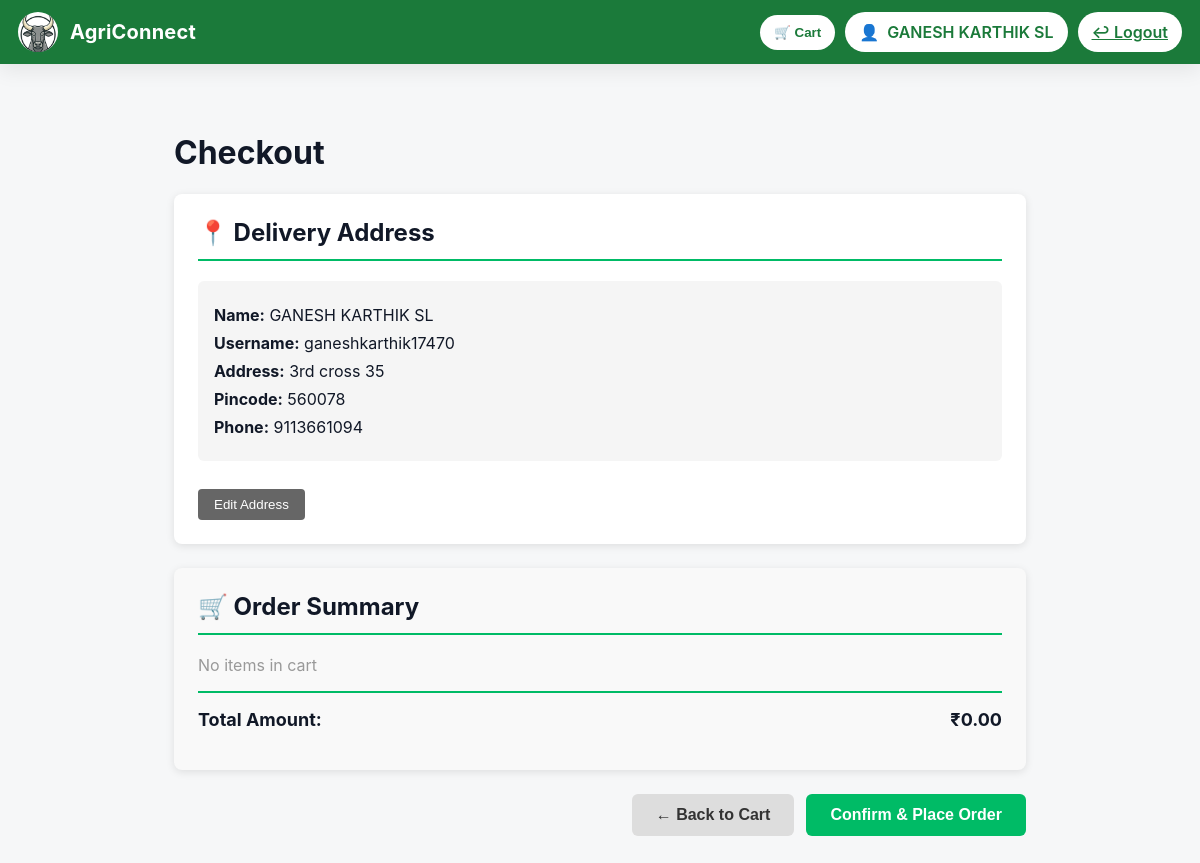
Page /checkout (signed in) on the committed database.
### tables this page shows
CREATE TABLE user_details (
            id INTEGER PRIMARY KEY AUTOINCREMENT,
            username TEXT UNIQUE,
            name TEXT,
            address TEXT,
            phone TEXT,
            login_type TEXT       
        , pincode TEXT);

### app.py (the view)
@app.route('/checkout')
def checkout():
    if not session.get('username'):
        session['checkout_redirect'] = True
        return redirect(url_for('login'))
    user = get_user_details(session.get('username'))
    if not user:
        return redirect(url_for('login'))
    return render_template('proceedToCheckOutCart.html', user=user)

### app.py (called while the page is built)
def get_user_details(username: str):
    if not username:
        return None
    conn = sqlite3.connect(DB_PATH)
    cur = conn.cursor()
    cur.execute('SELECT name, address, pincode, phone, username, login_type FROM user_details WHERE username = ?', (username,))
    row = cur.fetchone()
    conn.close()
    if not row:
        return None
    return {
        'name': row[0],
        'address': row[1],
        'pincode':row[2],
        'phone': row[3],
        'username': row[4],
        'login_type': row[5],
    }

### templates/proceedToCheckOutCart.html (shortened to what this page needs)
<!DOCTYPE html>
<html lang="en">
<head>
  <link rel="stylesheet" href="{{ url_for('static', filename='proceedToCheckOutCart.css') }}">
</head>
<body>
  <header class="topbar">
    <div class="brand">
      <img src="{{ url_for('static', filename='logo.png') }}" alt="Logo"/>
      <h1>AgriConnect</h1>
    </div>
    <div class="actions">
      <button class="iconbtn" onclick="window.location.href='/cart.html'" title="Cart">
        🛒 Cart
      </button>
      {% if user %}
        <span class="iconbtn" title="Logged in">👤 <span class="username-text">{{ user.name or user.username }}</span></span>
        <a class="iconbtn" href="/logout" title="Logout">↩ Logout</a>
      {% else %}
        <a class="iconbtn" href="/login.html" title="Login">👤 Login</a>
      {% endif %}
    </div>
  </header>
  <div class="checkout-container">
    <h1>Checkout</h1>
    <div class="section">
      <h2>📍 Delivery Address</h2>
      <div class="address-card" id="addressDisplay">
        <p><strong>Name:</strong> <span id="displayName">{{ user.name or 'Not provided' }}</span></p>
        <p><strong>Username:</strong> {{ user.username }}</p>
        <p><strong>Address:</strong> <span id="displayAddress">{{ user.address or 'Not provided' }}</span></p>
        <p><strong>Pincode:</strong> <span id="displayPincode">{{ user.pincode or 'Not provided' }}</span></p>
        <p><strong>Phone:</strong> <span id="displayPhone">{{ user.phone or 'Not provided' }}</span></p>
      </div>
      <button class="edit-btn" id="editBtn" onclick="enableEdit()">Edit Address</button>
    </div>
    <div class="section order-summary">
      <h2>🛒 Order Summary</h2>
      <div id="orderItems"></div>
      <div class="total-row">
        <span>Total Amount:</span>
        <span id="totalAmount">₹0</span>
      </div>
    </div>
    <div class="btn-group">
      <button class="btn btn-secondary" onclick="window.location.href='/cart.html'">← Back to Cart</button>
      <button class="btn btn-primary" id="confirmOrderBtn">Confirm & Place Order</button>
    </div>
  </div>
</body>
</html>

### static/proceedToCheckOutCart.css (style rules this page uses)
:root { --green:#1b7a3a; --green-700:#15632f; --light:#f6f7f8; --accent:#f4b400; --text:#111827; --muted:#6b7280; --card:#ffffff; --shadow:0 6px 20px rgba(0,0,0,.08); --radius:16px; }
* { box-sizing:border-box }
body { margin:0;font-family:Inter,system-ui,-apple-system,Segoe UI,Roboto,Arial,sans-serif;color:var(--text);background:var(--light) }
.topbar { position:sticky;top:0;z-index:50;display:flex;gap:16px;align-items:center;justify-content:space-between;background:var(--green);color:#fff;padding:12px 18px;box-shadow:var(--shadow) }
.brand { display:flex;gap:12px;align-items:center }
.brand img { width:40px;height:40px;border-radius:50%;object-fit:cover;background:#fff }
.brand h1 { font-size:20px;margin:0;font-weight:700;letter-spacing:.2px }
.actions { display:flex;gap:10px;align-items:center }
.iconbtn { display:inline-flex;gap:8px;align-items:center;border:0;background:#fff;color:var(--green);padding:10px 14px;border-radius:999px;cursor:pointer;font-weight:600 }
.checkout-container { max-width: 900px; margin: 24px auto; padding: 24px; }
.section { background: #fff; padding: 24px; margin-bottom: 24px; border-radius: 8px; box-shadow: 0 2px 8px rgba(0,0,0,0.1); }
.section h2 { margin-top: 0; border-bottom: 2px solid #0b6; padding-bottom: 12px; }
.address-card { background: #f5f5f5; padding: 16px; border-radius: 6px; margin: 16px 0; }
.address-card p { margin: 8px 0; }
.edit-btn { background: #666; color: white; border: none; padding: 8px 16px; border-radius: 4px; cursor: pointer; margin-top: 12px; }
.order-summary { background: #f9f9f9; }
.total-row { display: flex; justify-content: space-between; padding: 16px 0; font-size: 18px; font-weight: 700; border-top: 2px solid #0b6; margin-top: 12px; }
.btn-group { display: flex; gap: 12px; justify-content: flex-end; margin-top: 24px; }
.btn { padding: 12px 24px; border: none; border-radius: 6px; cursor: pointer; font-size: 16px; font-weight: 600; }
.btn-primary { background: #0b6; color: white; }
.btn-secondary { background: #ddd; color: #333; }

### rows in the picture
user_details: name "GANESH KARTHIK SL", username "ganeshkarthik17470", address "3rd cross 35", pincode "560078", phone "9113661094"
